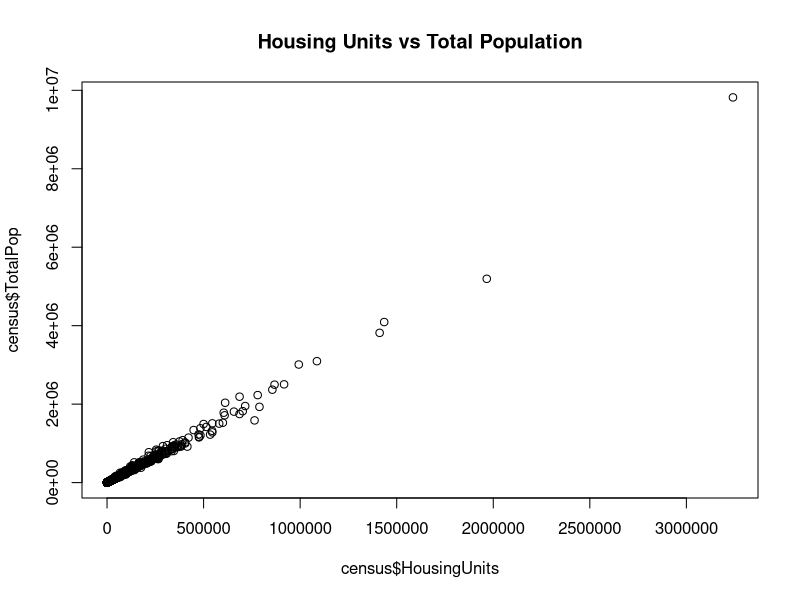
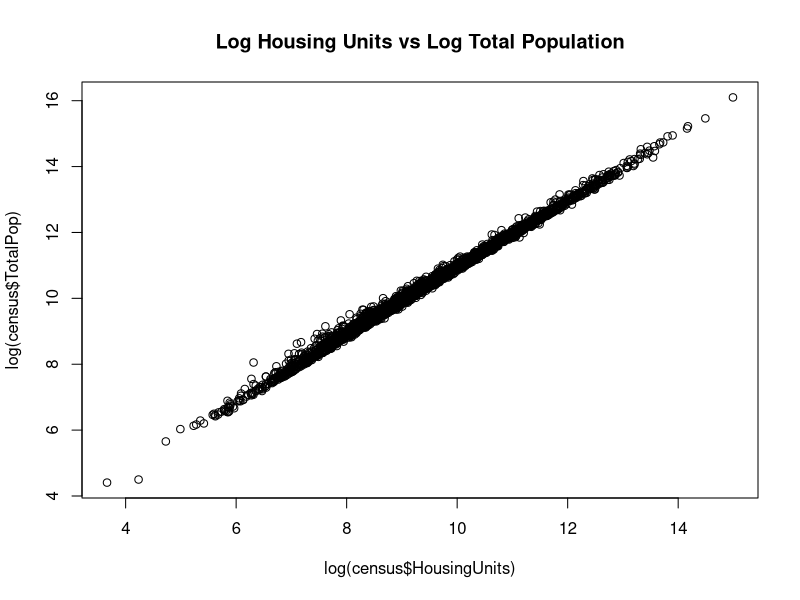
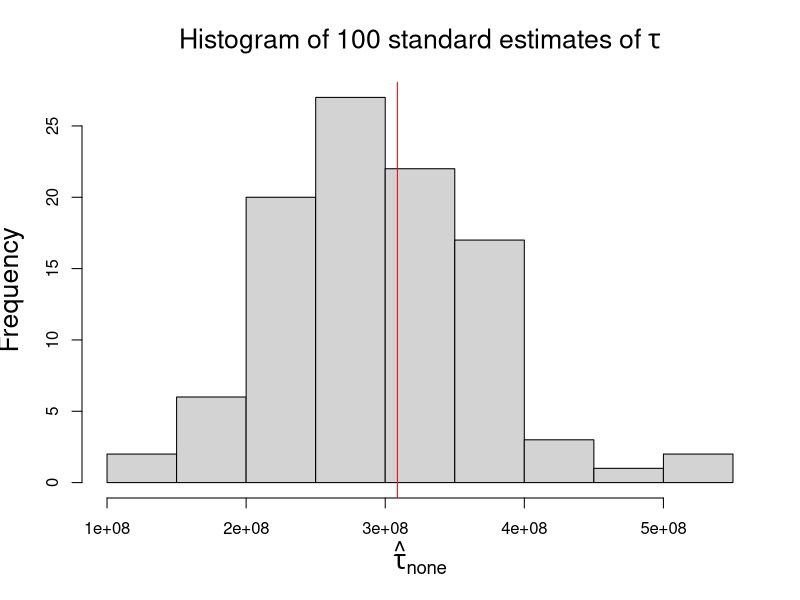
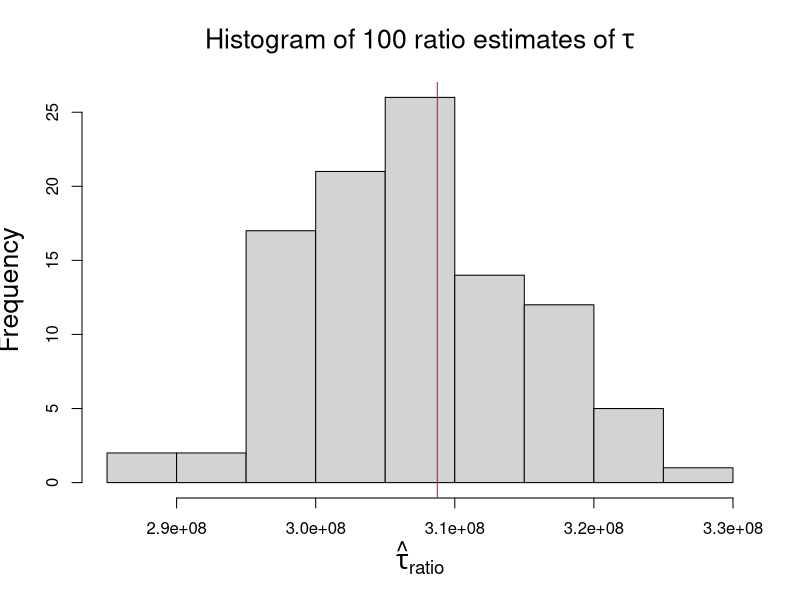
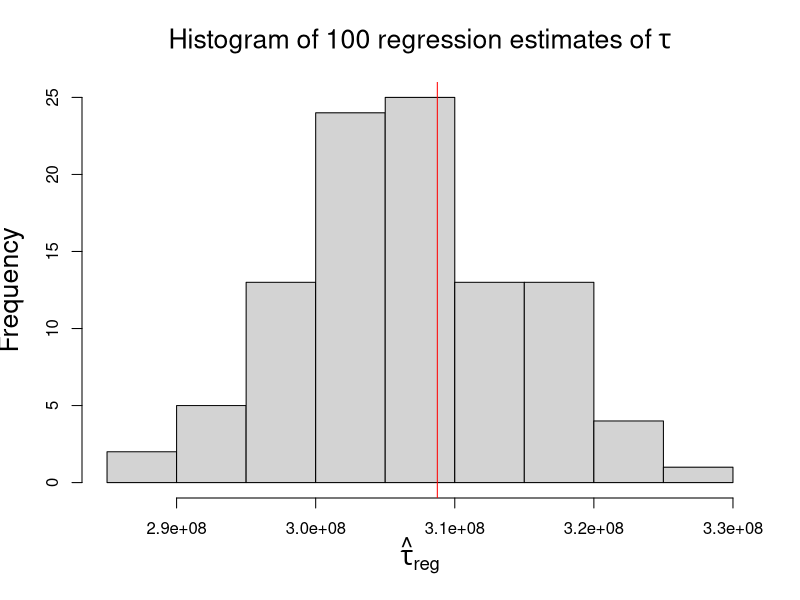
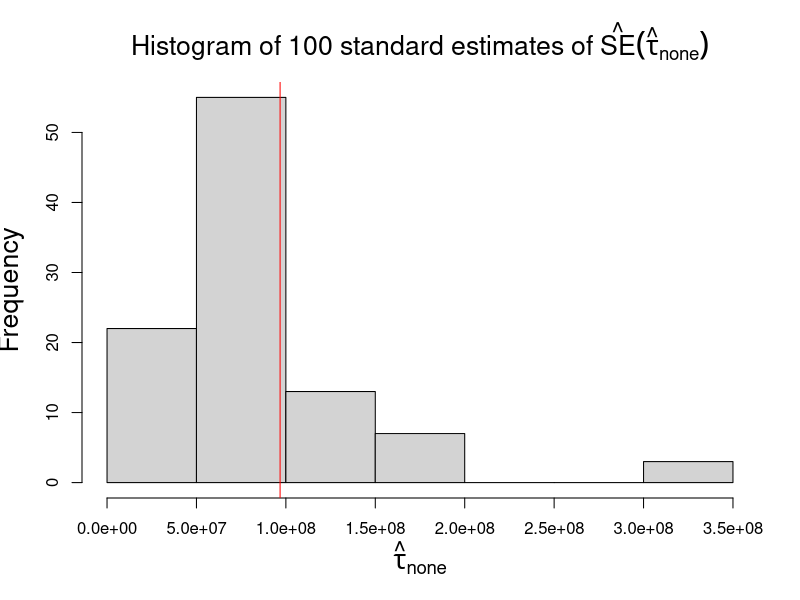
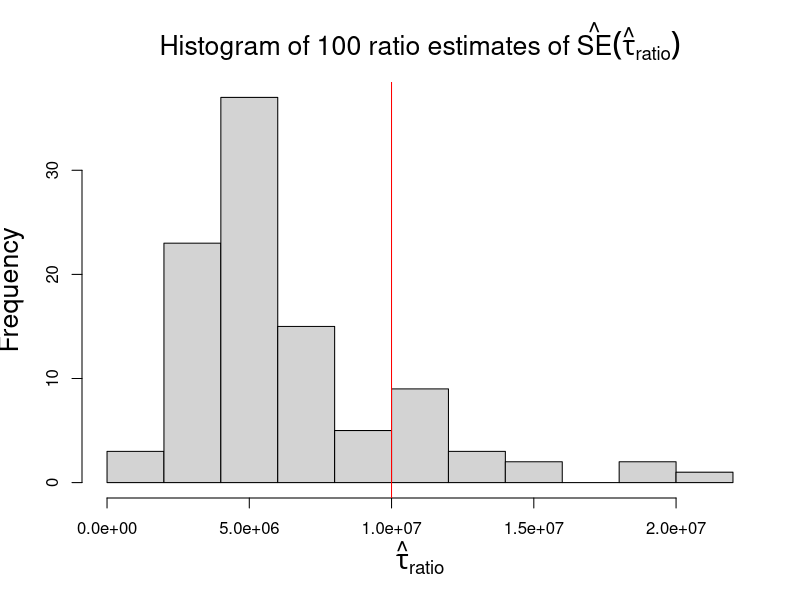
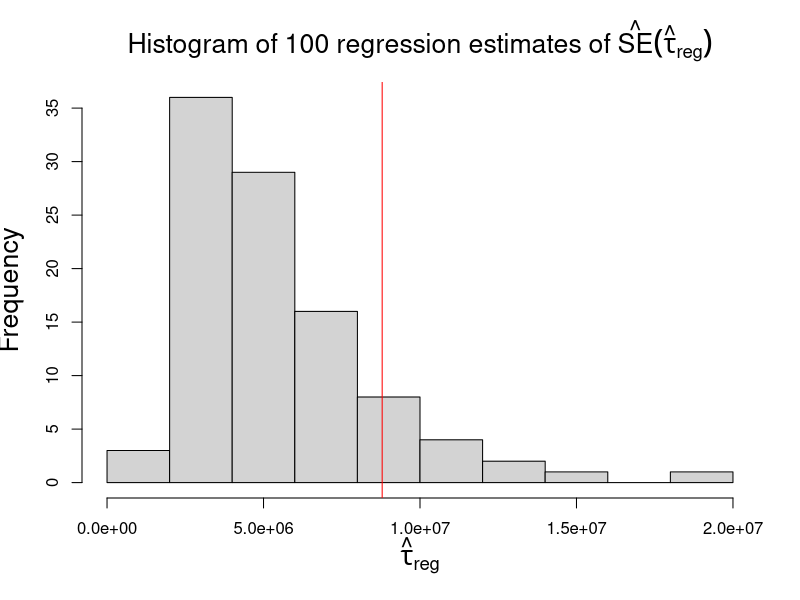

Reproduce these figures in R, in order.
## Homework 2 Problem 6
#rm(list=ls(all=T))

## part (a) ##
census = read.csv('Census.csv') 
plot(census$HousingUnits, census$TotalPop) 
title('Housing Units vs Total Population')
#dev.copy(pdf,'house_pop_compare.pdf')
#dev.off()
plot(log(census$HousingUnits), log(census$TotalPop))
title('Log Housing Units vs Log Total Population') 
#dev.copy(pdf,'log_compare.pdf')
#dev.off()

## part (b) ##
n = 100
N = nrow(census)
mu_x = mean(census$HousingUnits)
tauhat.none = function(y,N) {
  mean(y)*N
}

tauhat.ratio = function(y,x,N,mu_x) {
  N*mean(y)/mean(x) * mu_x
}

tauhat.regression = function(y,x,N,mu_x) {
  b = sum((x - mean(x))*(y-mean(y)))/sum((x-mean(x))^2) 
  N*(mean(y) + b*(mu_x - mean(x)))
}

test.estimators = function() { 
  samp = census[sample(1:N,n),] # extract the relevant columns from the data.frame 
  x = samp$HousingUnits
  y = samp$TotalPop
  list(
    t.none = tauhat.none(y,N),
    t.ratio = tauhat.ratio(y,x,N,mu_x),
    t.regression = tauhat.regression(y,x,N,mu_x)
  )
}
out = replicate(100,test.estimators())

# Plot histograms of each estimator
hist(as.numeric(out['t.none',]),main=expression(paste('Histogram of 100 standard estimates of ',tau)),xlab=expression(hat(tau)["none"]),cex.lab=1.6,cex.main=1.6)
abline(v=sum(census$TotalPop),col='red')
#dev.copy(pdf,'none_hist.pdf')
#dev.off()

hist(as.numeric(out['t.ratio',]),main=expression(paste('Histogram of 100 ratio estimates of ',tau)),xlab=expression(hat(tau)["ratio"]),cex.lab=1.6,cex.main=1.6)
abline(v=sum(census$TotalPop),col='red')
#dev.copy(pdf,'ratio_hist.pdf')
#dev.off()

hist(as.numeric(out['t.regression',]),main=expression(paste('Histogram of 100 regression estimates of ',tau)),xlab=expression(hat(tau)["reg"]),cex.lab=1.6,cex.main=1.6)
abline(v=sum(census$TotalPop),col='red')
#dev.copy(pdf,'regression_hist.pdf')
#dev.off()


## part (c) ##
set.seed(45519)  # Set seed for problem
samp = census[sample(1:N,n),] # extract the relevant columns from the data.frame 
x = samp$HousingUnits
y = samp$TotalPop

hatse.tauhat.none = function(y,N) {
  n = length(y)
  sqrt( N*(N-n)*var(y)/n )
}
hatse.tauhat.ratio = function(y,x,N,mu_x) {
  n = length(y)
  sr2 = (1/(n-1)) * sum((y - mean(y)/mean(x)*x)^2)
  N*sqrt((1-n/N)*sr2/n)
}
hatse.tauhat.regression = function(y,x,N,mu_x) {
  n = length(y)
  reg = lsfit(x,y) # I'll take a cue from Dave and use lsfit to get residuals
  N*sqrt((1-n/N)/(n*(n-2)) * sum(reg$residuals^2))
}
cat(" Specific sample results \n")
(data.frame(
  'none'=c(tauhat.none(y,N), hatse.tauhat.none(y,N)),
  'ratio'=c( tauhat.ratio(y,x,N,mu_x), hatse.tauhat.ratio(y,x,N,mu_x) ),
  'regression'=c(tauhat.regression(y,x,N,mu_x), hatse.tauhat.regression(y,x,N,mu_x) )
))

## part (d) ##
cat(" Population based standard errors \n")
se.muhat.none  = sqrt((1-n/N)*var(census$TotalPop)/n)

R = mean(census$TotalPop)/mean(census$HousingUnits)
SR2 = sum((census$TotalPop - R*census$HousingUnits)^2)/(N-1)
se.muhat.ratio = sqrt((1-n/N)*SR2/n)

reg = lsfit(census$HousingUnits,census$TotalPop)
MSE = sum(reg$residuals^2)/(N-1)
se.muhat.regression = sqrt((1-n/N)*MSE/n)
cat(" Muhat \n=============\n")
(ans.d = data.frame(
'none'  = c(se.muhat.none, hatse.tauhat.none(y,N)/N), 
'ratio' = c(se.muhat.ratio, hatse.tauhat.ratio(y,x,N,mu_x)/N ), 
'regression' = c(se.muhat.regression, hatse.tauhat.regression(y,x,N,mu_x)/N)
))

cat(" Tauhat \n=============\n")
(ans.d*N)

test.se.estimators = function() { 
  samp = census[sample(1:N,n),] # extract the relevant columns from the data.frame 
  x = samp$HousingUnits
  y = samp$TotalPop
  list(
    t.none = hatse.tauhat.none(y,N),
    t.ratio = hatse.tauhat.ratio(y,x,N,mu_x),
    t.regression = hatse.tauhat.regression(y,x,N,mu_x)
  )
}
out = replicate(100,test.se.estimators())
# Plot histograms of each estimator
#dev.new()
hist(as.numeric(out['t.none',]),main=expression(paste('Histogram of 100 standard estimates of ',hat("SE")(hat(tau)["none"]))),xlab=expression(hat(tau)["none"]),cex.lab=1.6,cex.main=1.6)
abline(v=se.muhat.none*N,col='red')
#dev.copy(pdf,'none_hist_se.pdf')
#dev.off()

#dev.new()
hist(as.numeric(out['t.ratio',]),main=expression(paste('Histogram of 100 ratio estimates of ',hat("SE")(hat(tau)["ratio"]))),xlab=expression(hat(tau)["ratio"]),cex.lab=1.6,cex.main=1.6)
abline(v=se.muhat.ratio*N,col='red')
#dev.copy(pdf,'ratio_hist_se.pdf')
#dev.off()

#dev.new()
hist(as.numeric(out['t.regression',]),main=expression(paste('Histogram of 100 regression estimates of ',hat("SE")(hat(tau)["reg"]))),xlab=expression(hat(tau)["reg"]),cex.lab=1.6,cex.main=1.6)
abline(v=se.muhat.regression*N,col='red')
#dev.copy(pdf,'regression_hist_se.pdf')
#dev.off()

## part e ##
z = qnorm(.975)
d = 5e6
required_n = function(sig2) { 
  (d^2/(N^2*z^2*sig2) + 1/N)^(-1)
}
sigs = c(
  none       = var(census$TotalPop),
  ratio      = SR2,
  regression = MSE
)
(required_n(sigs))

## part f ##  # This takes forever. Uncomment to run
#out = replicate(1e5,test.estimators())  
#hist(as.numeric(out['t.ratio',]),main=expression(paste('Histogram of 100000 ratio estimates of ',tau)),xlab=expression(hat(tau)["ratio"]),cex.lab=1.6,cex.main=1.6)
#abline(v=sum(census$TotalPop),col='red')
##dev.copy(pdf,'ratio_hist_big.pdf')
##dev.off()
#
#hist(as.numeric(out['t.regression',]),main=expression(paste('Histogram of 100000 regression estimates of ',tau)),xlab=expression(hat(tau)["reg"]),cex.lab=1.6,cex.main=1.6)
#abline(v=sum(census$TotalPop),col='red')
##dev.copy(pdf,'regression_hist_big.pdf')
##dev.off()
#
#t.ratio.samps = as.numeric(out['t.ratio',])
#t.regression.samps = as.numeric(out['t.regression',])
#
#(sim_results = data.frame(
#  ratio	= c(mean(t.ratio.samps) - sum(census$TotalPop), sd(t.ratio.samps)),
#  regression = c(mean(t.regression.samps) - sum(census$TotalPop), sd(t.regression.samps))
#  )
#)

x = census$HousingUnits
y = census$TotalPop
mu_x = mean(census$HousingUnits)
mu_y = mean(census$TotalPop)
var_barx = (1-n/N)*var(census$HousingUnits)/n
cov_barxbary = (1-n/N)/n * sum((x-mu_x)*(y-mu_y))/(N-1)

(lin.bias = N*mu_y/mu_x^2 *var_barx - N/mu_x *cov_barxbary)

## part g (ughhh) ##
p = census$HousingUnits/sum(census$HousingUnits)
(sd_pps = sqrt(sum(p * (census$TotalPop/p - sum(census$TotalPop))^2)/n))
sprintf("%.4e",sd_pps)
